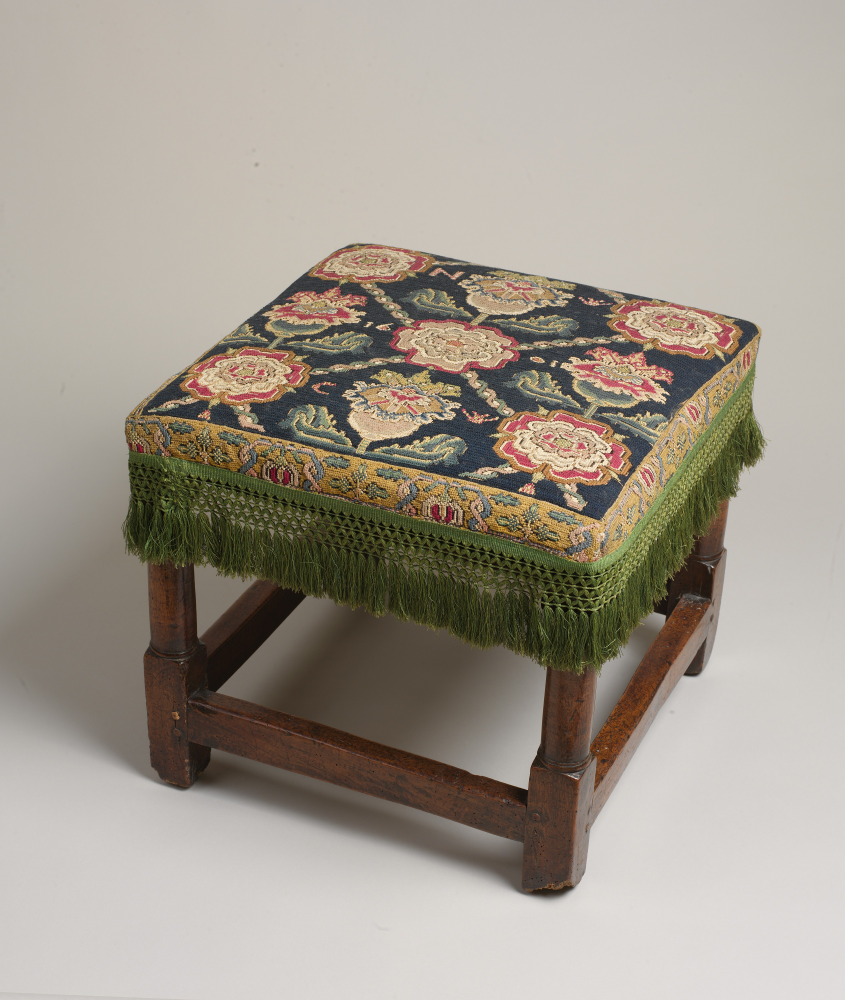
#> input picture inputs/stool_met_c1670.jpg, 3378 x 4000 px (shown at 1/4 size)
$ python compare_sheet.py ../inputs/stool_met_c1670.jpg ../inputs/thonet14_borrillo.jpg ../inputs/thonet14_borrillo.jpg ../inputs/thonet14_borrillo.jpg ../inputs/thonet14_borrillo.jpg ../inputs/thonet14_borrillo.jpg
#> lines starting #> are read from the running program, lines starting #| are printed output that depends on the picture
# usage (from the repo root, runs laid out as runs/<prefix>_<model>_s<seed>/stills/front.png):
# comparison sheet: python compare_sheet.py <photo.jpg> <prefix> <best_pixal_seed> <best_trellis_seed> <out.png> [view=front] [hr_dir]
# labels language: env SHEET_LANG=en (default) or es
import sys, os
from PIL import Image, ImageDraw, ImageFont
photo, pre, sp, st, out = sys.argv[1:6]; view = sys.argv[6] if len(sys.argv) > 6 else 'front'
S = 720; G = (92, 92, 94)
EN = os.environ.get('SHEET_LANG', 'en') == 'en'
T = ({'in': 'Input photo', 'best': 'best seed, res 1024', 'oth': 'other seed, res 1024', 'x': 'extra run', 'seed': 'seed'} if EN else {'in': 'Foto de entrada', 'best': 'mejor semilla, res 1024', 'oth': 'otra semilla, res 1024', 'x': 'prueba extra', 'seed': 'seed'})
try: FONT = ImageFont.load_default(size=22)
except TypeError: FONT = None
def fit(im):
    im = im.convert('RGB'); r = min(S / im.width, S / im.height); im = im.resize((int(im.width * r), int(im.height * r)))
#> in fit, im is the input picture: PIL image 3378x4000 RGB; mean R, G, B 162.8, 154.8, 143.4
#> after `r = min(S / im.width, S / im.height)`: r = 0.18
#> after `im = im.resize((int(im.width * r), int(im.height * r)))`:
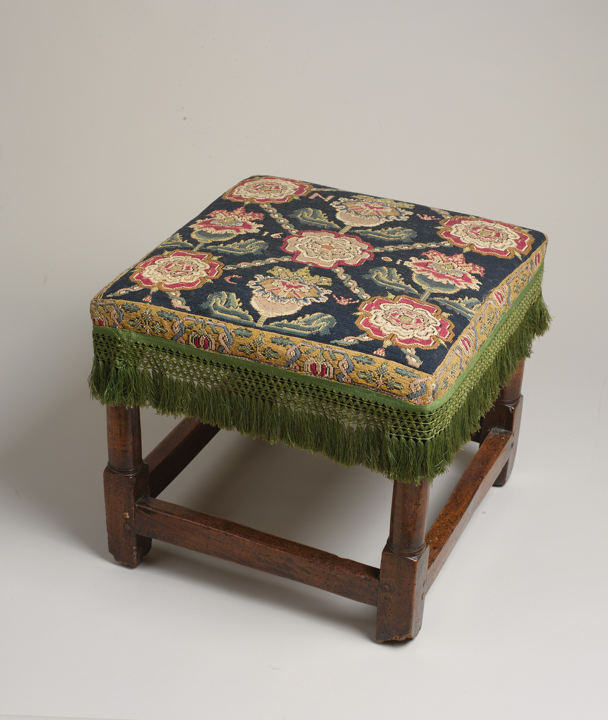
#> im: PIL image 608x720 RGB; mean R, G, B 162.8, 154.8, 143.4
    c = Image.new('RGB', (S, S), G); c.paste(im, ((S - im.width) // 2, (S - im.height) // 2)); return c
#> after `c.paste(im, ((S - im.width) // 2, (S - im.height) // 2))`:
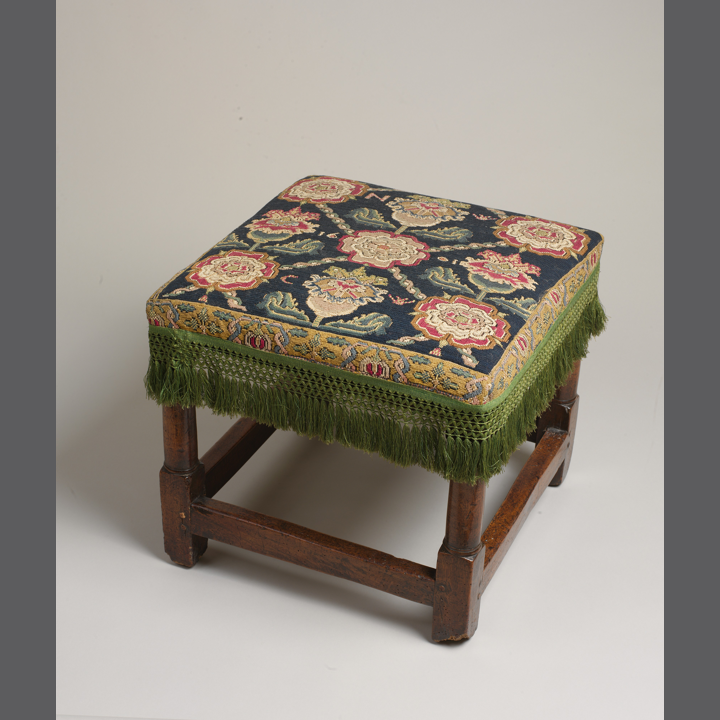
#> c: PIL image 720x720 RGB; mean R, G, B 151.8, 145, 135.7
cols = [(T['in'], fit(Image.open(photo)))]
other = {sp: [s for s in ('1234', '777') if s != sp][0], st: [s for s in ('1234', '777') if s != st][0]}
for model, lab, best in (('pixal3d', 'Pixal3D', sp), ('trellis2', 'TRELLIS.2', st)):
    for seed, tag in ((best, T['best']), (other[best], T['oth'])):
#> (the run stopped early here; a loop or call above may not have finished)
